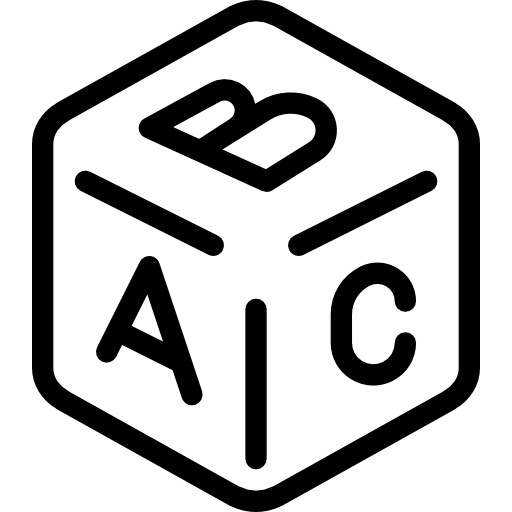
#> input picture icons/ABC.png, 512 x 512 px
$ python images.py
#> lines starting #> are read from the running program, lines starting #| are printed output that depends on the picture
from PIL import Image,ImageTk

logoImg = Image.open('icons/ABC.png')
#> logoImg is the input picture: PIL image 512x512 RGBA; mean R, G, B, A 190.2, 190.2, 190.2, 61.6
logoResize =logoImg.resize((50,45))
logo =ImageTk.PhotoImage(logoResize)

logOutImg = Image.open('icons/logout.png')
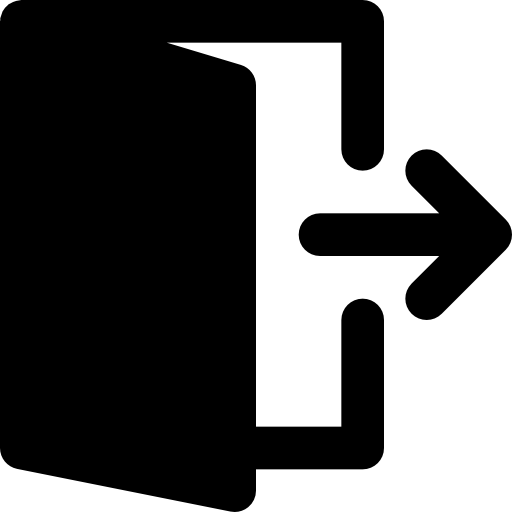
#> input picture icons/logout.png, 512 x 512 px
#> logOutImg is the input picture: PIL image 512x512 RGBA; mean R, G, B, A 97.7, 97.7, 97.7, 156.3
logOutResize =logOutImg.resize((20,20))
logOut =ImageTk.PhotoImage(logOutResize)

backImg = Image.open(r'icons/\back.png')
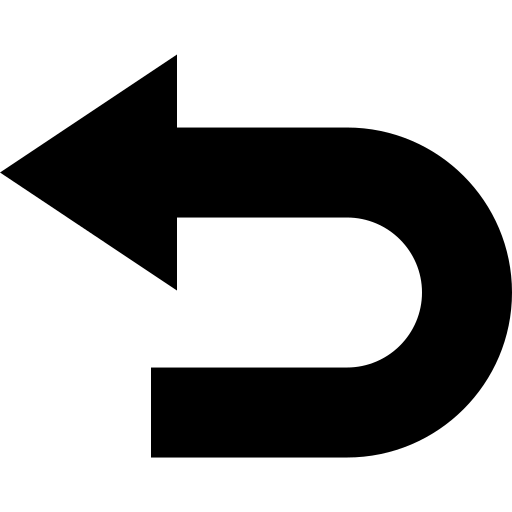
#> input picture icons/back.png, 512 x 512 px, found by its file name
#> backImg is the input picture: PIL image 512x512 RGBA; mean R, G, B, A 0, 0, 0, 85.3
backResize =backImg.resize((25,25))
back =ImageTk.PhotoImage(backResize)
#=========================================page3
aeImg = Image.open(r'icons/addEmployee.png')
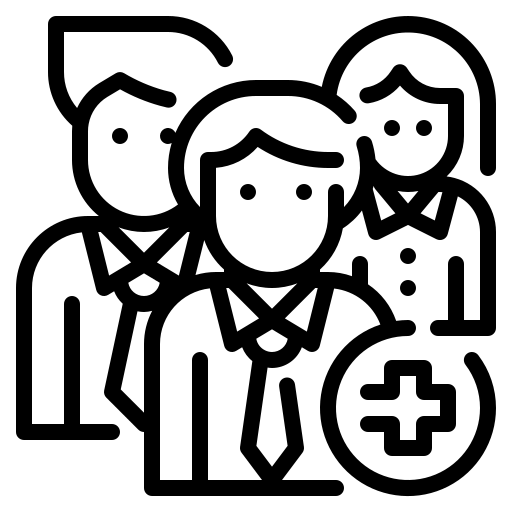
#> input picture icons/addEmployee.png, 512 x 512 px
#> aeImg is the input picture: PIL image 512x512 RGBA; mean R, G, B, A 0, 0, 0, 85.7
aeResize =aeImg.resize((50,45))
aEmployee =ImageTk.PhotoImage(aeResize)
#=========================================page2
udImg = Image.open(r'icons/update.png')
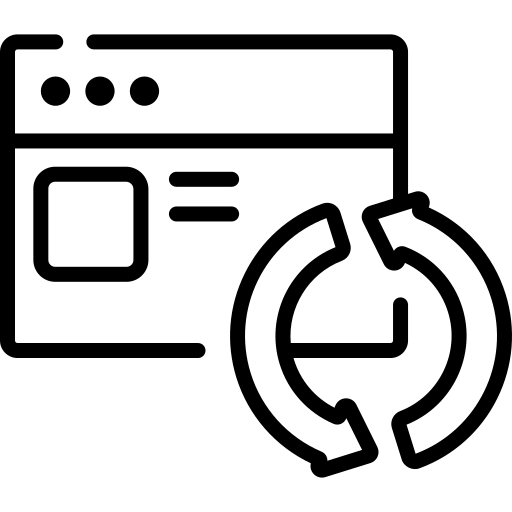
#> input picture icons/update.png, 512 x 512 px
#> udImg is the input picture: PIL image 512x512 RGBA; mean R, G, B, A 0, 0, 0, 52.9
udResize =udImg.resize((50,45))
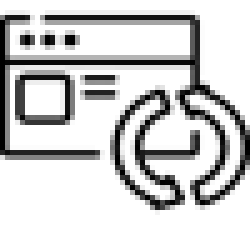
#> udResize: PIL image 50x45 RGBA (shown 5 times larger); mean R, G, B, A 0, 0, 0, 54.2; transparent parts drawn white
udEmployee =ImageTk.PhotoImage(udResize)
#=========================================Increase pay
icpImg = Image.open('icons/increase.png')
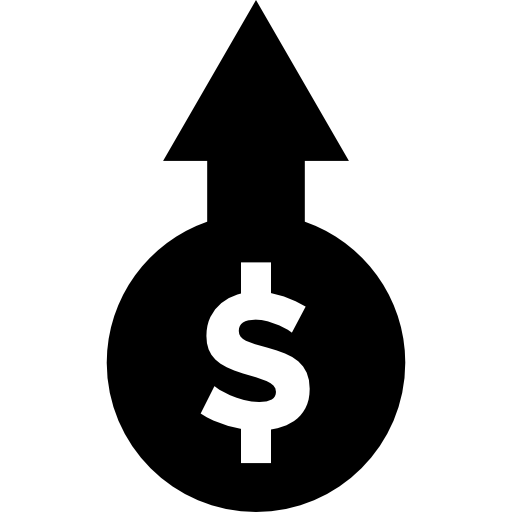
#> input picture icons/increase.png, 512 x 512 px
#> icpImg is the input picture: PIL image 512x512 RGBA; mean R, G, B, A 176.8, 176.8, 176.8, 77.1
icpResize = icpImg.resize((50, 45))
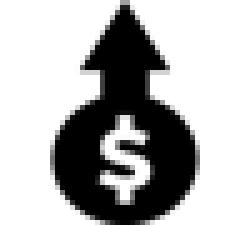
#> icpResize: PIL image 50x45 RGBA (shown 5 times larger); mean R, G, B, A 0, 0, 0, 77.2; transparent parts drawn white
increasePay = ImageTk.PhotoImage(icpResize)

#=========================================Page1
#> (the run stopped early here; a loop or call above may not have finished)
